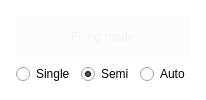
               <widget class="QGroupBox" name="groupBox_19">
                <property name="styleSheet">
                 <string notr="true">/* GROUP_BOX*/
QGroupBox
{
	border: 5px  solid rgba(100, 100, 85, 0);
	background: rgba(240, 240, 230, 0);
}</string>
                </property>
                <property name="title">
                 <string/>
                </property>
                <layout class="QVBoxLayout" name="verticalLayout_40">
                 <item>
                  <widget class="QLabel" name="label_weapons_2">
                   <property name="styleSheet">
                    <string notr="true">color: rgba(240, 240, 230, 150);
background-color: rgba(240, 240, 230, 50);</string>
                   </property>
                   <property name="text">
                    <string>Firing mode</string>
                   </property>
                   <property name="alignment">
                    <set>Qt::AlignCenter</set>
                   </property>
                  </widget>
                 </item>
                 <item>
                  <layout class="QHBoxLayout" name="horizontalLayout_20">
                   <item>
                    <widget class="QRadioButton" name="radioButton_Weapon_Single">
                     <property name="text">
                      <string>Single</string>
                     </property>
                     <property name="icon">
                      <iconset resource="xkill.qrc">
                       <normaloff>:/xkill/images/icons/weapons/w_single.png</normaloff>:/xkill/images/icons/weapons/w_single.png</iconset>
                     </property>
                    </widget>
                   </item>
                   <item>
                    <widget class="QRadioButton" name="radioButton_Weapon_Semi">
                     <property name="text">
                      <string>Semi</string>
                     </property>
                     <property name="icon">
                      <iconset resource="xkill.qrc">
                       <normaloff>:/xkill/images/icons/weapons/w_semi.png</normaloff>:/xkill/images/icons/weapons/w_semi.png</iconset>
                     </property>
                     <property name="checked">
                      <bool>true</bool>
                     </property>
                    </widget>
                   </item>
                   <item>
                    <widget class="QRadioButton" name="radioButton_Weapon_Auto">
                     <property name="text">
                      <string>Auto</string>
                     </property>
                     <property name="icon">
                      <iconset resource="xkill.qrc">
                       <normaloff>:/xkill/images/icons/weapons/w_auto.png</normaloff>:/xkill/images/icons/weapons/w_auto.png</iconset>
                     </property>
                    </widget>
                   </item>
                  </layout>
                 </item>
                </layout>
               </widget>
